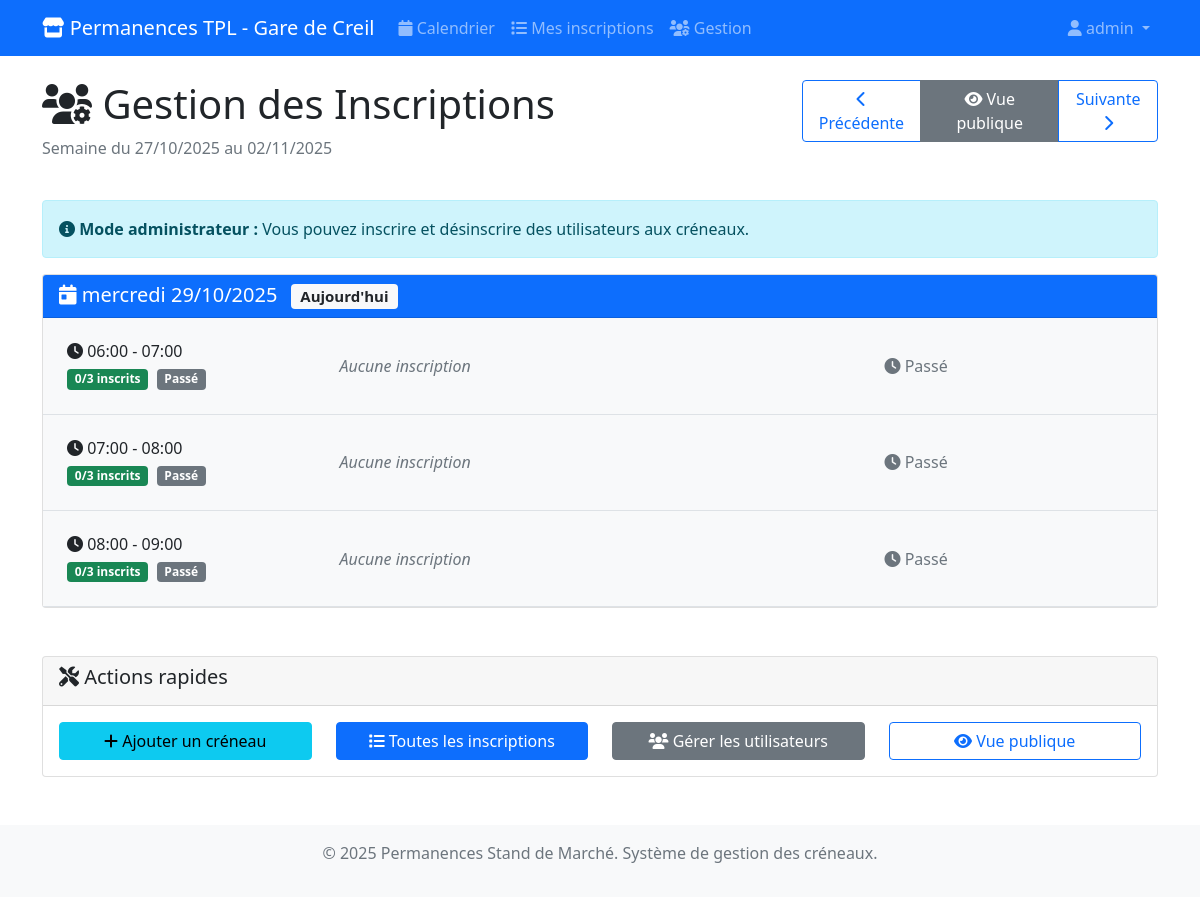
Page /permanences/gestion/ (signed in) on the earlier database version.
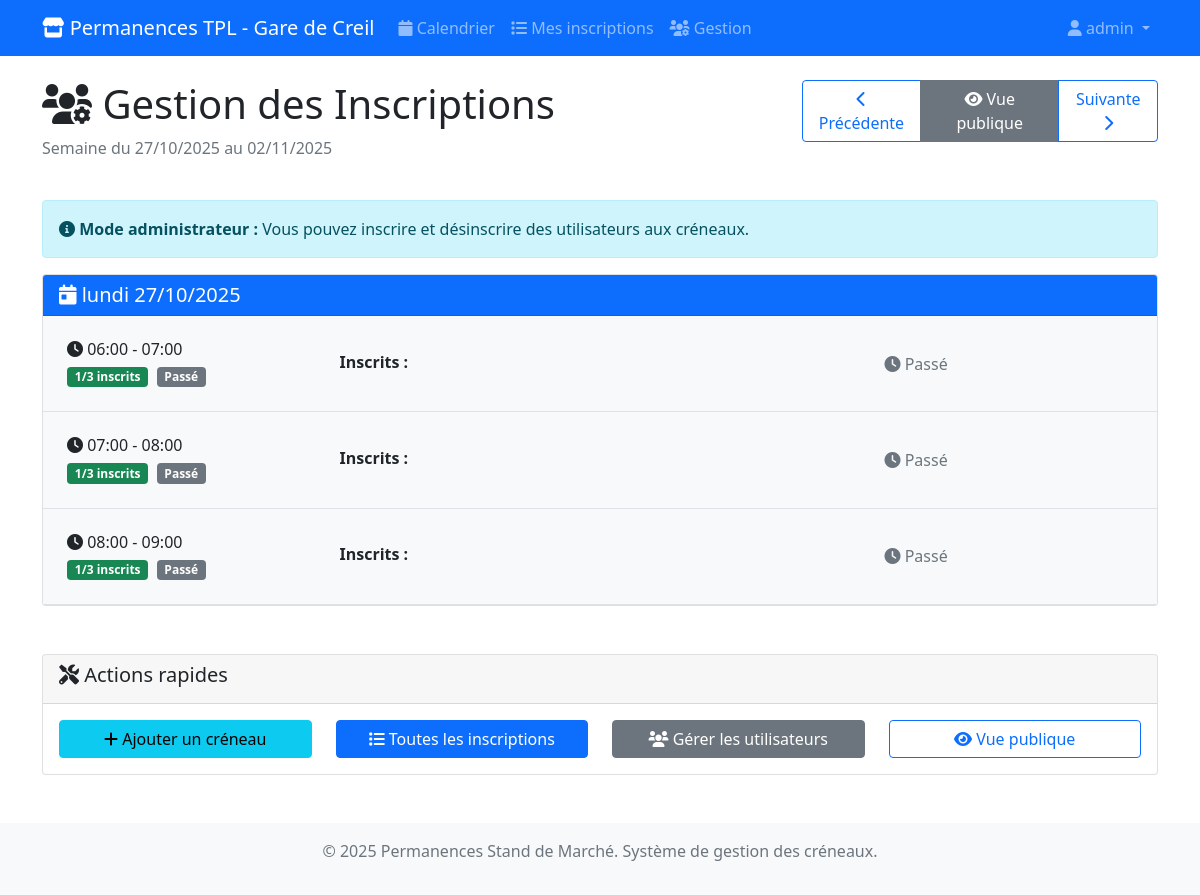
Same page on the later database version.
### permanences/models.py (models this page shows, shortened)
class CreneauHoraire(models.Model):
    date = models.DateField(help_text="Date du créneau")
    heure_debut = models.TimeField(help_text="Heure de début du créneau")
    heure_fin = models.TimeField(help_text="Heure de fin du créneau")
    max_personnes = models.PositiveIntegerField(
        default=3,
        help_text="Nombre maximum de personnes autorisées pour ce créneau"
    )
    actif = models.BooleanField(default=True, help_text="Créneau disponible pour inscription")
    class Meta:
        verbose_name = "Créneau horaire"
        verbose_name_plural = "Créneaux horaires"
        unique_together = ['date', 'heure_debut']
        ordering = ['date', 'heure_debut']
    @property
    def places_disponibles(self):
        try:
            inscriptions_count = self.inscriptions.filter(annulee=False).count()
            return max(0, self.max_personnes - inscriptions_count)
        except Exception:
            return self.max_personnes
    @property
    def complet(self):
        try:
            return self.places_disponibles <= 0
        except Exception:
            return False
    @property
    def est_passe(self):
        try:
            maintenant = datetime.now()
            creneau_datetime = datetime.combine(self.date, self.heure_debut)
            return creneau_datetime < maintenant
        except Exception:
            return False

### permanences/views.py (the view)
# urls.py: path('gestion/', views.gestion_inscriptions, name='gestion'),
@user_passes_test(is_superuser)
def gestion_inscriptions(request):
    today = timezone.now().date()
    week_start = request.GET.get('week')
    if week_start:
        try:
            week_start = datetime.strptime(week_start, '%Y-%m-%d').date()
        except ValueError:
            week_start = today - timedelta(days=today.weekday())
    else:
        week_start = today - timedelta(days=today.weekday())
    week_end = week_start + timedelta(days=6)
    from django.contrib.auth.models import User
    utilisateurs = User.objects.filter(is_active=True).order_by('username')
    creneaux = CreneauHoraire.objects.filter(
        date__range=[week_start, week_end],
        actif=True
    ).prefetch_related('inscriptions__utilisateur').order_by('date', 'heure_debut')
    creneaux_par_jour = {}
    for creneau in creneaux:
        if creneau.date not in creneaux_par_jour:
            creneaux_par_jour[creneau.date] = []
        utilisateurs_inscrits_ids = set(
            inscription.utilisateur.id
            for inscription in creneau.inscriptions.filter(annulee=False)
        )
        creneau.utilisateurs_disponibles = [
            utilisateur for utilisateur in utilisateurs
            if utilisateur.id not in utilisateurs_inscrits_ids
        ]
        creneaux_par_jour[creneau.date].append(creneau)
    prev_week = week_start - timedelta(days=7)
    next_week = week_start + timedelta(days=7)
    context = {
        'creneaux_par_jour': creneaux_par_jour,
        'utilisateurs': utilisateurs,
        'week_start': week_start,
        'week_end': week_end,
        'prev_week': prev_week,
        'next_week': next_week,
        'today': today,
    }
    return render(request, 'permanences/gestion_inscriptions.html', context)

### permanences/views.py (called while the page is built)
def is_superuser(user):
    return user.is_superuser

### templates/permanences/gestion_inscriptions.html (shortened to what the changed rows need)
{% extends 'base.html' %}
{% block content %}
<div class="row mb-4">
    <div class="col-md-8">
        <h1><i class="fas fa-users-cog"></i> Gestion des Inscriptions</h1>
    </div>
</div>
<div class="row">
    {% for date, creneaux in creneaux_par_jour.items %}
    <div class="col-12 mb-4">
        <div class="card">
            <div class="card-header bg-primary text-white">
                <h5 class="card-title mb-0">
                    <i class="fas fa-calendar-day"></i>
                    {{ date|date:"l d/m/Y" }}
                    {% if date == today %}
                        <span class="badge bg-light text-dark ms-2">Aujourd'hui</span>
                    {% endif %}
                </h5>
            </div>
            <div class="card-body p-0">
                {% for creneau in creneaux %}
                <div class="border-bottom p-4 {% if creneau.est_passe %}bg-light{% endif %}">
                    <div class="row align-items-center">
                        <div class="col-md-3">
                            <h6 class="mb-1">
                                <i class="fas fa-clock"></i>
                                {{ creneau.heure_debut|time:"H:i" }} - {{ creneau.heure_fin|time:"H:i" }}
                            </h6>
                            <span class="badge
                                {% if creneau.complet %}bg-danger{% elif creneau.places_disponibles <= 1 %}bg-warning{% else %}bg-success{% endif %}">
                                {% with creneau.inscriptions.count as nb_inscriptions %}
                                    {{ nb_inscriptions }}/{{ creneau.max_personnes }} inscrits
                                {% endwith %}
                            </span>
                            {% if creneau.est_passe %}
                                <span class="badge bg-secondary ms-1">Passé</span>
                            {% endif %}
                        </div>
                        <div class="col-md-6">
                            {% with creneau.inscriptions.all as inscriptions %}
                                {% if inscriptions %}
                                    <strong>Inscrits :</strong>
                                {% else %}
                                    <em class="text-muted">Aucune inscription</em>
                                {% endif %}
                            {% endwith %}
                        </div>
                        <div class="col-md-3">
                            {% if not creneau.est_passe and not creneau.complet %}
                                <form method="post" action="{% url 'permanences:inscrire' creneau.id %}">
                                    {% csrf_token %}
                                    <div class="input-group">
                                        <select name="utilisateur_id" class="form-select form-select-sm" required>
                                            <option value="">Choisir un utilisateur</option>
                                            {% for utilisateur in creneau.utilisateurs_disponibles %}
                                                <option value="{{ utilisateur.id }}">
                                                    {{ utilisateur.first_name|default:utilisateur.username }} ({{ utilisateur.username }})
                                                </option>
                                            {% endfor %}
                                        </select>
                                        <button type="submit" class="btn btn-sm btn-success">
                                            <i class="fas fa-plus"></i>
                                        </button>
                                    </div>
                                </form>
                            {% elif creneau.complet and not creneau.est_passe %}
                                <span class="text-danger">
                                    <i class="fas fa-ban"></i> Complet
                                </span>
                            {% elif creneau.est_passe %}
                                <span class="text-muted">
                                    <i class="fas fa-clock"></i> Passé
                                </span>
                            {% endif %}
                        </div>
                    </div>
                </div>
                {% empty %}
                <div class="p-3 text-center text-muted">
                    <i class="fas fa-calendar-times"></i>
                    Aucun créneau disponible
                </div>
                {% endfor %}
            </div>
        </div>
    </div>
    {% endfor %}
</div>
{% endblock %}

Differences in the rows shown:
removed CreneauHoraire: date "mercredi 29/10/2025", shows "Aujourd'hui", heure_debut "06:00", heure_fin "07:00", inscriptions.count "0", max_personnes "3", shows "Passé", shows "Aucune inscription"
removed CreneauHoraire: heure_debut "07:00", heure_fin "08:00", inscriptions.count "0", max_personnes "3", date "Passé", shows "Aucune inscription", shown under "mercredi 29/10/2025"
removed CreneauHoraire: heure_debut "08:00", heure_fin "09:00", inscriptions.count "0", max_personnes "3", date "Passé", shows "Aucune inscription", shown under "mercredi 29/10/2025"
added CreneauHoraire: date "lundi 27/10/2025", heure_debut "06:00", heure_fin "07:00", inscriptions.count "1", max_personnes "3", shows "Passé", shows "Inscrits :"
added CreneauHoraire: heure_debut "07:00", heure_fin "08:00", inscriptions.count "1", max_personnes "3", date "Passé", shows "Inscrits :", shown under "lundi 27/10/2025"
added CreneauHoraire: heure_debut "08:00", heure_fin "09:00", inscriptions.count "1", max_personnes "3", date "Passé", shows "Inscrits :", shown under "lundi 27/10/2025"
